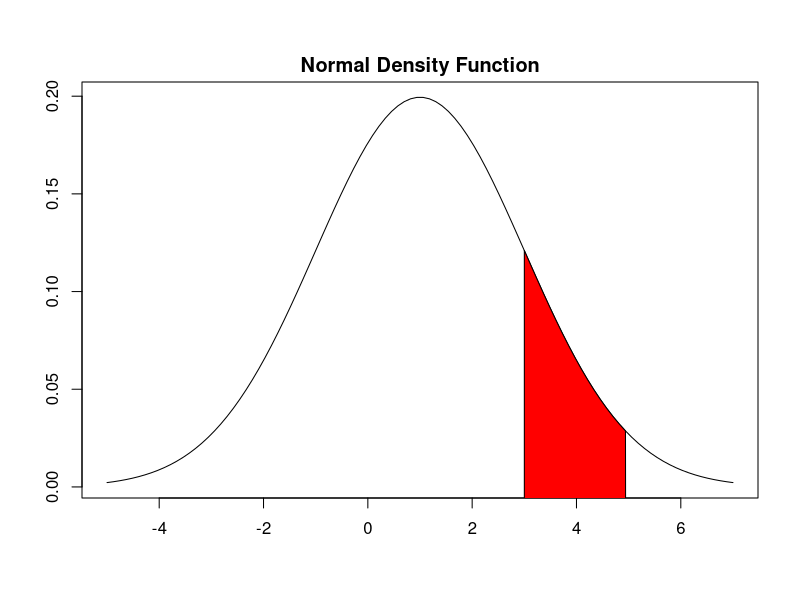

This figure's R source:
## ---- chunk 1
# This is an R setup chunk, containing default options applied to all other chunks
knitr::opts_chunk$set(echo=TRUE)
## ---- chunk 2
head(mtcars)
## ---- chunk 3
x_var <- seq(-5, 7, length=100)
y_var <- dnorm(x_var, mean=1.0, sd=2.0)
plot(x_var, y_var, type="l", lty="solid",
     xlab="", ylab="")
title(main="Normal Density Function", line=0.5)
star_t <- 3; fin_ish <- 5  # set lower and upper bounds
# set polygon base
are_a <- ((x_var >= star_t) & (x_var <= fin_ish))
polygon(c(star_t, x_var[are_a], fin_ish),  # draw polygon
        c(-1, y_var[are_a], -1), col="red")
